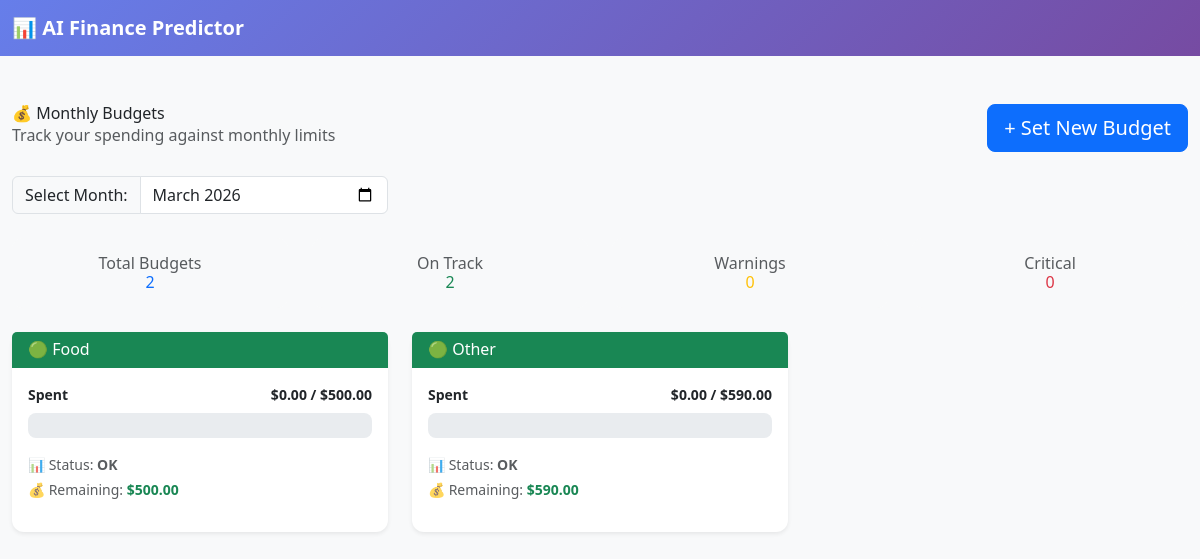
The page /budgets (signed in) on the database its author committed.
### tables this page shows
CREATE TABLE budgets (
        id INTEGER PRIMARY KEY AUTOINCREMENT,
        user_id INTEGER NOT NULL,
        category TEXT NOT NULL,
        limit_amount REAL NOT NULL,
        month TEXT NOT NULL,
        created_at TIMESTAMP DEFAULT CURRENT_TIMESTAMP,
        updated_at TIMESTAMP DEFAULT CURRENT_TIMESTAMP,
        FOREIGN KEY (user_id) REFERENCES users(id),
        UNIQUE(user_id, category, month)
    );

### routes/budget_routes.py (the view)
@budget_bp.route('/budgets')
def view_budgets():
    if 'user_id' not in session:
        return redirect(url_for('auth.login'))
    user_id = session['user_id']
    month = request.args.get('month', date.today().strftime("%Y-%m"))
    budgets = get_all_budget_status(user_id, month)
    return render_template(
        'budgets.html',
        budgets=budgets,
        month=month,
        current_month=date.today().strftime("%Y-%m")
    )

### models/budget_model.py (called while the page is built)
def get_db_connection():
    conn = sqlite3.connect(DATABASE_PATH)
    conn.row_factory = sqlite3.Row
    return conn

def get_budget(user_id, category, month=None):
    if month is None:
        month = date.today().strftime("%Y-%m")
    conn = get_db_connection()
    budget = conn.execute(
        "SELECT * FROM budgets WHERE user_id = ? AND category = ? AND month = ?",
        (user_id, category, month)
    ).fetchone()
    conn.close()
    return budget

def get_all_budgets(user_id, month=None):
    if month is None:
        month = date.today().strftime("%Y-%m")
    conn = get_db_connection()
    budgets = conn.execute(
        "SELECT * FROM budgets WHERE user_id = ? AND month = ?",
        (user_id, month)
    ).fetchall()
    conn.close()
    return budgets

def get_category_spending(user_id, category, month=None):
    if month is None:
        month = date.today().strftime("%Y-%m")
    conn = get_db_connection()
    result = conn.execute("""
        SELECT COALESCE(SUM(ABS(amount)), 0) as total
        FROM transactions
        WHERE user_id = ? AND category = ? AND date LIKE ? AND amount < 0
    """, (user_id, category, f"{month}%")).fetchone()
    conn.close()
    return float(result['total']) if result else 0

def get_budget_usage_percentage(user_id, category, month=None):
    if month is None:
        month = date.today().strftime("%Y-%m")
    budget = get_budget(user_id, category, month)
    if not budget or budget['limit_amount'] == 0:
        return 0
    spending = get_category_spending(user_id, category, month)
    percentage = (spending / budget['limit_amount']) * 100
    return round(percentage, 2)

def get_budget_status(user_id, category, month=None):
    if month is None:
        month = date.today().strftime("%Y-%m")
    budget = get_budget(user_id, category, month)
    if not budget:
        return None
    spending = get_category_spending(user_id, category, month)
    percentage = get_budget_usage_percentage(user_id, category, month)
    return {
        'category': category,
        'limit': budget['limit_amount'],
        'spent': spending,
        'remaining': budget['limit_amount'] - spending,
        'percentage': percentage,
        'month': month,
        'status': 'Critical' if percentage >= 100 else 'Warning' if percentage >= 80 else 'OK'
    }

### templates/budget/budgets.html (shortened to what this page needs)
{% extends 'base.html' %}
{% block content %}
<div class="container-fluid mt-5">
    <div class="row mb-4">
        <div class="col-md-8">
            <h2>💰 Monthly Budgets</h2>
            <p class="text-muted">Track your spending against monthly limits</p>
        </div>
        <div class="col-md-4 text-end">
            <a href="{{ url_for('budget.set_budget_route') }}" class="btn btn-primary btn-lg">
                + Set New Budget
            </a>
        </div>
    </div>
    {% if budgets %}
    <div class="row mb-4">
        <div class="col-md-4">
            <form method="GET" class="input-group">
                <label class="input-group-text" for="month-select">Select Month:</label>
                <input type="month" class="form-control" id="month-select" name="month"
                       value="{{ month }}" onchange="this.form.submit()">
            </form>
        </div>
    </div>
    <div class="row mb-4">
        <div class="col-md-3">
            <div class="card text-center bg-light">
                <div class="card-body">
                    <h6 class="text-muted">Total Budgets</h6>
                    <h3 class="text-primary">{{ budgets|length }}</h3>
                </div>
            </div>
        </div>
        <div class="col-md-3">
            <div class="card text-center bg-light">
                <div class="card-body">
                    <h6 class="text-muted">On Track</h6>
                    <h3 class="text-success">{{ budgets|selectattr('status', 'equalto', 'OK')|list|length }}</h3>
                </div>
            </div>
        </div>
        <div class="col-md-3">
            <div class="card text-center bg-light">
                <div class="card-body">
                    <h6 class="text-muted">Warnings</h6>
                    <h3 class="text-warning">{{ budgets|selectattr('status', 'equalto', 'Warning')|list|length }}</h3>
                </div>
            </div>
        </div>
        <div class="col-md-3">
            <div class="card text-center bg-light">
                <div class="card-body">
                    <h6 class="text-muted">Critical</h6>
                    <h3 class="text-danger">{{ budgets|selectattr('status', 'equalto', 'Critical')|list|length }}</h3>
                </div>
            </div>
        </div>
    </div>
    <div class="row">
        {% for budget in budgets %}
        <div class="col-md-6 col-lg-4 mb-4">
            <div class="card shadow-sm h-100">
                <div class="card-header {% if budget.status == 'Critical' %}bg-danger{% elif budget.status == 'Warning' %}bg-warning{% else %}bg-success{% endif %} text-white">
                    <h5 class="mb-0">
                        {% if budget.status == 'Critical' %}🔴{% elif budget.status == 'Warning' %}🟡{% else %}🟢{% endif %}
                        {{ budget.category }}
                    </h5>
                </div>
                <div class="card-body">
                    <div class="mb-3">
                        <div class="d-flex justify-content-between mb-2">
                            <span class="small fw-bold">Spent</span>
                            <span class="small fw-bold">${{ "%.2f"|format(budget.spent) }} / ${{ "%.2f"|format(budget.limit) }}</span>
                        </div>
                        <div class="progress" role="progressbar" style="height: 25px;">
                        </div>
                    </div>
                    <div class="small text-muted mb-3">
                        <p class="mb-1">📊 Status: <strong>{{ budget.status }}</strong></p>
                        <p class="mb-1">💰 Remaining:
                            <strong class="{% if budget.percentage >= 100 %}text-danger{% elif budget.percentage >= 80 %}text-warning{% else %}text-success{% endif %}">
                                ${{ "%.2f"|format([budget.remaining, 0]|max) }}
                            </strong>
                        </p>
                    </div>
                </div>
            </div>
        </div>
        {% endfor %}
    </div>
    {% endif %}
</div>
{% endblock %}

### templates/base.html (shortened to what this page needs)
<!DOCTYPE html>
<html lang="en">
<head>
    <script src="https://cdn.tailwindcss.com"></script>
    <link href="https://cdn.jsdelivr.net/npm/bootstrap@5.3.0/dist/css/bootstrap.min.css" rel="stylesheet">
</head>
<body>
    {% if 'dashboard.index' not in request.endpoint %}
    <nav class="navbar navbar-expand-lg navbar-dark navbar-custom sticky-top">
        <div class="container-fluid">
            <a class="navbar-brand fw-bold" href="{{ url_for('dashboard.index') if session.get('user_id') else url_for('home') }}">
                📊 AI Finance Predictor
            </a>
        </div>
    </nav>
    {% endif %}
    {% block content %}{% endblock %}
</body>
</html>

### templates/base.html (style rules this page uses)
body { background-color: #f8f9fa; }
.navbar-custom { background: linear-gradient(135deg, #667eea 0%, #764ba2 100%); }

### templates/budget/budgets.html (style rules this page uses)
.card { border: none; border-radius: 0.75rem; transition: transform 0.2s, box-shadow 0.2s; }
.card-header { border-radius: 0.75rem 0.75rem 0 0; border: none; }
.progress { border-radius: 0.5rem; background-color: #e9ecef; }

### rows shown on the page
budgets: category "Food", limit "500.00"
budgets: category "Other", limit "590.00"

### other values the page prints
{{ budgets|length }} "2"
{{ budgets|selectattr('status', 'equalto', 'OK')|list|length }} "2"
{{ budgets|selectattr('status', 'equalto', 'Warning')|list|length }} "0"
{{ budgets|selectattr('status', 'equalto', 'Critical')|list|length }} "0"
{{ "%.2f"|format(budget.spent) }} "0.00" "0.00"
{{ budget.status }} "OK" "OK"
{{ "%.2f"|format([budget.remaining, 0]|max) }} "500.00" "590.00"
